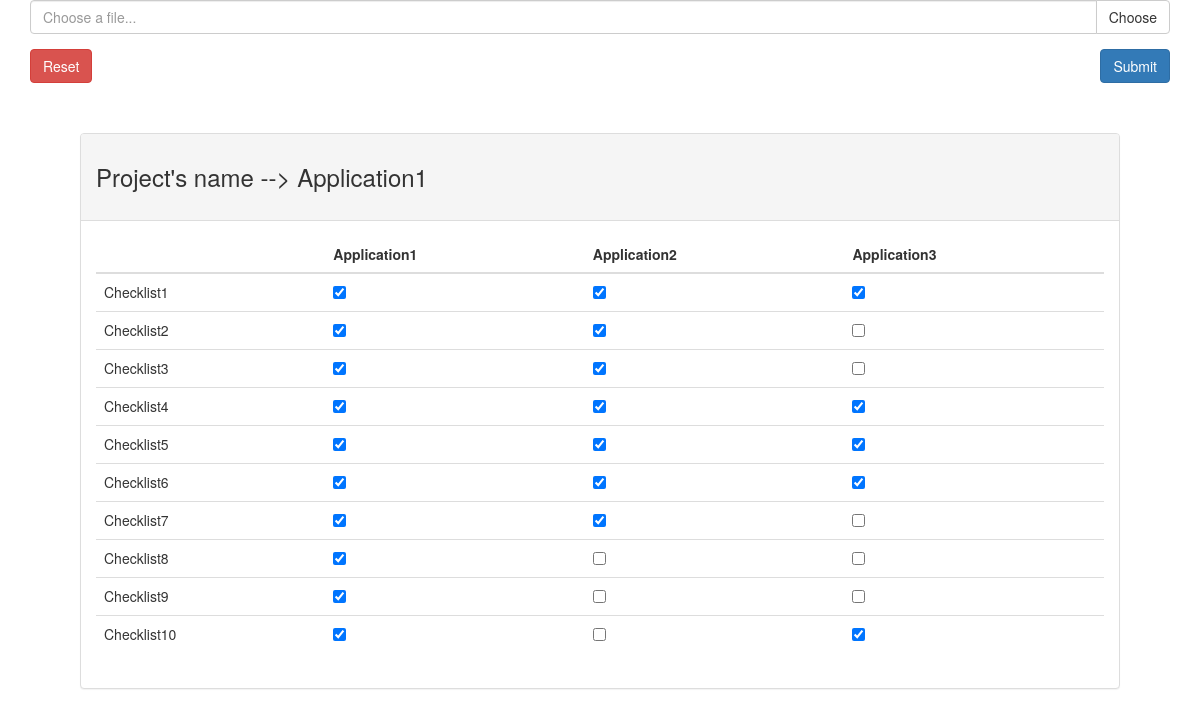
/project/checklist_detail/3/, run on the app's committed database.
### project/models.py (models this page shows, shortened)
class Application(models.Model):
    project = models.ForeignKey(Project, on_delete=models.CASCADE, related_name='project')
    name = models.CharField(max_length=100)
    access = models.CharField(max_length=100)
    username = models.CharField(max_length=30)
    notes = models.TextField(max_length=1000)
    checklist = models.CharField(max_length=100)
    reported = models.CharField(max_length=100)

class CheckList(models.Model):
    name = models.CharField(max_length=100)
    def __str__(self):
        return self.name

### project/views.py (the view)
# urls.py: url(r'^checklist_detail/(?P<a_id>[0-9]+)/$',views.checklist_detail, name='checklist_detail'),
def checklist_detail(request, a_id):
    applications = Application.objects.filter(project__id=a_id)
    checklists = CheckList.objects.all()
    applicationLength = len(list(applications))
    table = []
    for i in range(applicationLength):
        checkboxLength = len(list(applications[i].checklist))
        for j in range(checkboxLength):
            table.append([list(checklists)[j], list(applications[i].checklist)[j]])
    return render(request, 'project/checklist_detail.html', {'applications':applications, 'checklists':checklists, 'table':table})

### project/templates/project/checklist_detail.html (shortened to what this page needs)
<!DOCTYPE html>
<html lang="en" dir="ltr">
<head>
    {% load staticfiles %}
    <link rel="stylesheet" href="https://maxcdn.bootstrapcdn.com/bootstrap/3.3.6/css/bootstrap.min.css">
</head>
<body>
    <div class="container">
        <form method="POST" action="{% url "project:index" %}" enctype="multipart/form-data">
            <div class="form-group">
                <div class="input-group input-file" name="Fichier1">
                    <input type="text" class="form-control" placeholder='Choose a file...' />
                    <span class="input-group-btn">
                        <button class="btn btn-default btn-choose" type="button">Choose</button>
                    </span>
                </div>
            </div>
            <div class="form-group">
                <button type="submit" class="btn btn-primary pull-right">Submit</button>
                <button type="reset" class="btn btn-danger">Reset</button>
            </div>
        </form>
        <div class="panel panel-default" style="margin: 50px;">
            <div class="panel-heading">
                <h3>Project's name --> {{applications.0.name}}<h3>
            </div>
            <div class="panel-body">
                <table class="table">
                    <thead>
                        <tr>
                            <th></th>
                            {% for item in applications %}
                            <th>{{item.name}}</th>
                            {% endfor %}
                        </tr>
                    </thead>
                    <tbody>
                        {% for check in checklists %}
                        <tr>
                            <td>{{check}}</td>
                            {% for item in applications %}
                            <td><input type="checkbox" name="{{item.id}}" value="{{item.checklist}}" onchange="update_db({{item.id}},{{check.id}})">
                            </td>
                            {% endfor %}
                        </tr>
                        {% endfor %}
                    </tbody>
                </table>
            </div>
        </div>
    </div>
</body>
</html>

### data on the page
Application: name "Application1"
Application: name "Application2"
Application: name "Application3"
CheckList: name "Checklist1"
CheckList: name "Checklist2"
CheckList: name "Checklist3"
CheckList: name "Checklist4"
CheckList: name "Checklist5"
CheckList: name "Checklist6"
CheckList: name "Checklist7"
CheckList: name "Checklist8"
CheckList: name "Checklist9"
CheckList: name "Checklist10"
